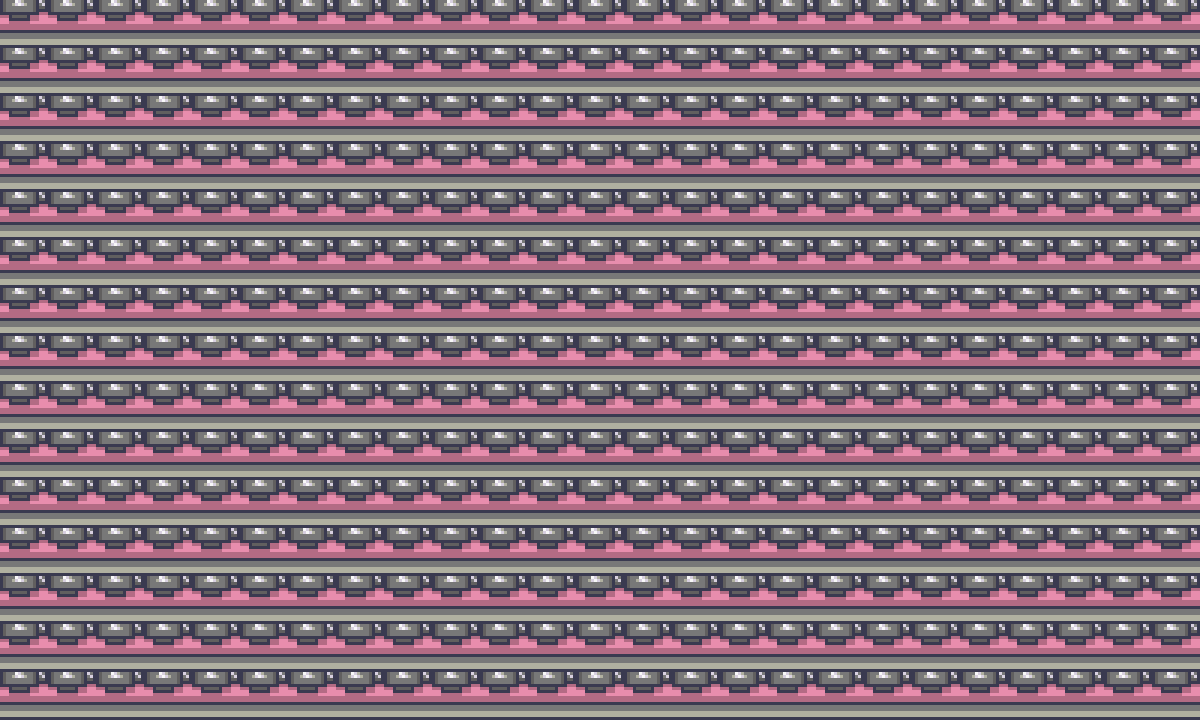

Rendered tile map (Tiled .tmx) drawn with the repository's tilesets; below, a short description and the full map source, tile grids included:
An orthogonal 25x15 tile map with 48x48 px tiles, 2 tile layers (Background, Table).

<map version="1.10" tiledversion="1.11.2" orientation="orthogonal" renderorder="right-down" width="25" height="15" tilewidth="48" tileheight="48" infinite="0" nextlayerid="3" nextobjectid="1">
 <tileset firstgid="1" source="../tsx/my_interior.tsx" />
 <layer id="1" name="Background" width="25" height="15">
  <data encoding="csv">
23,23,23,23,23,23,23,23,23,23,23,23,23,23,23,23,23,23,23,23,23,23,23,23,23,
23,23,23,23,23,23,23,23,23,23,23,23,23,23,23,23,23,23,23,23,23,23,23,23,23,
23,23,23,23,23,23,23,23,23,23,23,23,23,23,23,23,23,23,23,23,23,23,23,23,23,
23,23,23,23,23,23,23,23,23,23,23,23,23,23,23,23,23,23,23,23,23,23,23,23,23,
23,23,23,23,23,23,23,23,23,23,23,23,23,23,23,23,23,23,23,23,23,23,23,23,23,
23,23,23,23,23,23,23,23,23,23,23,23,23,23,23,23,23,23,23,23,23,23,23,23,23,
23,23,23,23,23,23,23,23,23,23,23,23,23,23,23,23,23,23,23,23,23,23,23,23,23,
23,23,23,23,23,23,23,23,23,23,23,23,23,23,23,23,23,23,23,23,23,23,23,23,23,
23,23,23,23,23,23,23,23,23,23,23,23,23,23,23,23,23,23,23,23,23,23,23,23,23,
23,23,23,23,23,23,23,23,23,23,23,23,23,23,23,23,23,23,23,23,23,23,23,23,23,
23,23,23,23,23,23,23,23,23,23,23,23,23,23,23,23,23,23,23,23,23,23,23,23,23,
23,23,23,23,23,23,23,23,23,23,23,23,23,23,23,23,23,23,23,23,23,23,23,23,23,
23,23,23,23,23,23,23,23,23,23,23,23,23,23,23,23,23,23,23,23,23,23,23,23,23,
23,23,23,23,23,23,23,23,23,23,23,23,23,23,23,23,23,23,23,23,23,23,23,23,23,
23,23,23,23,23,23,23,23,23,23,23,23,23,23,23,23,23,23,23,23,23,23,23,23,23
</data>
 </layer>
 <layer id="2" name="Table" width="25" height="15">
  <data encoding="csv">
68,68,68,68,68,68,68,68,68,68,68,68,68,68,68,68,68,68,68,68,68,68,68,68,68,
68,68,68,68,68,68,68,68,68,68,68,68,68,68,68,68,68,68,68,68,68,68,68,68,68,
68,68,68,68,68,68,68,68,68,68,68,68,68,68,68,68,68,68,68,68,68,68,68,68,68,
68,68,68,68,68,68,68,68,68,68,68,68,68,68,68,68,68,68,68,68,68,68,68,68,68,
68,68,68,68,68,68,68,68,68,68,68,68,68,68,68,68,68,68,68,68,68,68,68,68,68,
68,68,68,68,68,68,68,68,68,68,68,68,68,68,68,68,68,68,68,68,68,68,68,68,68,
68,68,68,68,68,68,68,68,68,68,68,68,68,68,68,68,68,68,68,68,68,68,68,68,68,
68,68,68,68,68,68,68,68,68,68,68,68,68,68,68,68,68,68,68,68,68,68,68,68,68,
68,68,68,68,68,68,68,68,68,68,68,68,68,68,68,68,68,68,68,68,68,68,68,68,68,
68,68,68,68,68,68,68,68,68,68,68,68,68,68,68,68,68,68,68,68,68,68,68,68,68,
68,68,68,68,68,68,68,68,68,68,68,68,68,68,68,68,68,68,68,68,68,68,68,68,68,
68,68,68,68,68,68,68,68,68,68,68,68,68,68,68,68,68,68,68,68,68,68,68,68,68,
68,68,68,68,68,68,68,68,68,68,68,68,68,68,68,68,68,68,68,68,68,68,68,68,68,
68,68,68,68,68,68,68,68,68,68,68,68,68,68,68,68,68,68,68,68,68,68,68,68,68,
68,68,68,68,68,68,68,68,68,68,68,68,68,68,68,68,68,68,68,68,68,68,68,68,68
</data>
 </layer>
</map>
